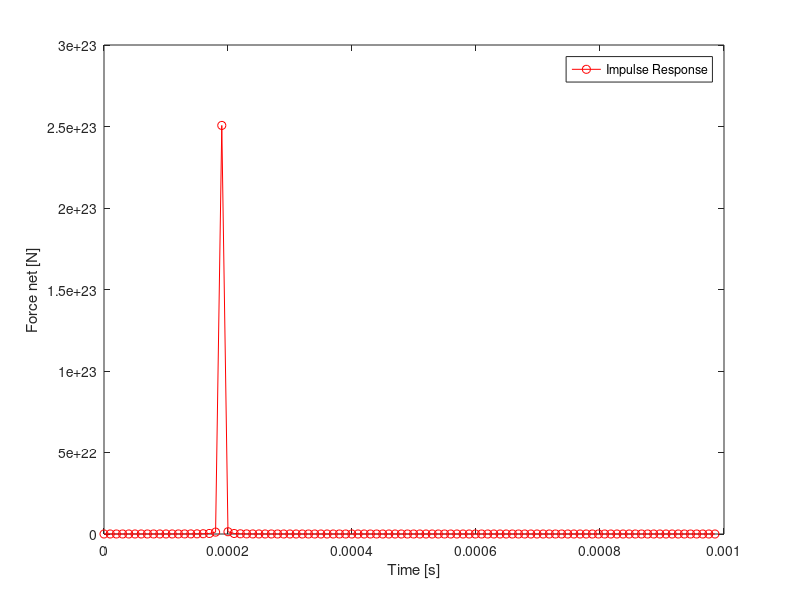

The MATLAB script that drew this image:
%-----------------------------------------------------------------------------------------------------------
% Numerical Computation on "Impulse Response of a Hypothetical Blackhole on a Body in Space-Time Linearly
%-----------------------------------------------------------------------------------------------------------



% Domain
NP = 100000;
tMax = 1;                              
dt_Our= tMax/NP;     


% Constants
c = 2.999*10^8;                         
v0 = 10^6;                              
G = 6.6743*10^-11;     

m_S = 1.9889*10^30;                     
m_B = 100*m_S;                          
m_b = 1000;         

x_B = ((10^-15)/9.461)*10^19;                             
y_B = 0;                               
z_B = 0;                                

y_b = 0;                               
z_b = 0;


% Assigning Arrays
t = zeros(1, NP);                    
Fg = zeros(1, NP);                      
x_b = zeros(1, NP);                    
r_Bb = zeros(1, NP);                    
dt_b = zeros(1, NP);                   
v = zeros(1, NP);                       


% Initial Conditions         
x_b(1) = 0;    
v(1) = 0;                               
t(1) = 0;                              


for i = 1: NP 
    v(i + 1) = v(i) + 0.5*v0;                                                     

    dt_b(i) = dt_Our*sqrt(1 - (v(i + 1)/c)^2);       

    x_b(i + 1) = x_b(i) + v(i + 1)*dt_b(i);                                        

    r_Bb(i + 1) = sqrt((x_B - x_b(i + 1))^2 + (y_B - y_b)^2 + (z_B - z_b)^2); 
    
    Fg(i) = (G*m_B*m_b/(r_Bb(i + 1))^2) + (m_b*(v(i + 1) - v(i))/dt_b(i));                                        

    t(i + 1) = t(i) + dt_b(i);        
end


%Plotting
plot(t(1: 100), Fg(1: 100), 'ro-');   
xlabel('Time [s]');                    
ylabel('Force net [N]');                
h = legend('Impulse Response');       
